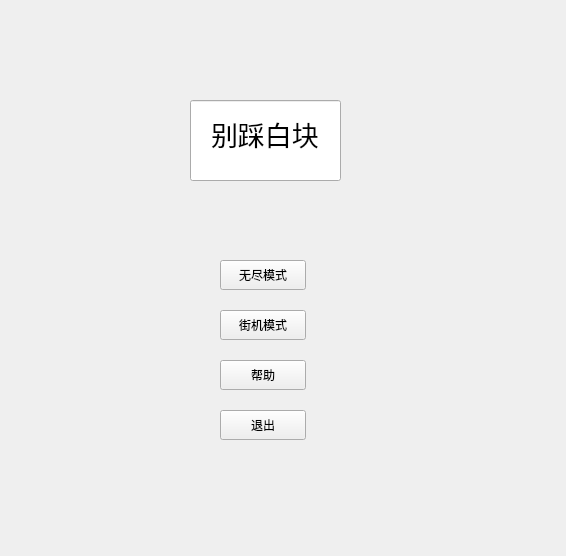
<?xml version="1.0" encoding="UTF-8"?>
<ui version="4.0">
 <class>Select</class>
 <widget class="QWidget" name="Select">
  <property name="geometry">
   <rect>
    <x>0</x>
    <y>0</y>
    <width>566</width>
    <height>556</height>
   </rect>
  </property>
  <property name="windowTitle">
   <string>Form</string>
  </property>
  <widget class="QPushButton" name="pushButton">
   <property name="geometry">
    <rect>
     <x>220</x>
     <y>260</y>
     <width>86</width>
     <height>30</height>
    </rect>
   </property>
   <property name="text">
    <string>无尽模式</string>
   </property>
  </widget>
  <widget class="QPushButton" name="pushButton_2">
   <property name="geometry">
    <rect>
     <x>220</x>
     <y>310</y>
     <width>86</width>
     <height>30</height>
    </rect>
   </property>
   <property name="text">
    <string>街机模式</string>
   </property>
  </widget>
  <widget class="QPushButton" name="pushButton_3">
   <property name="geometry">
    <rect>
     <x>220</x>
     <y>360</y>
     <width>86</width>
     <height>30</height>
    </rect>
   </property>
   <property name="text">
    <string>帮助</string>
   </property>
  </widget>
  <widget class="QPushButton" name="pushButton_4">
   <property name="geometry">
    <rect>
     <x>220</x>
     <y>410</y>
     <width>86</width>
     <height>30</height>
    </rect>
   </property>
   <property name="text">
    <string>退出</string>
   </property>
  </widget>
  <widget class="QLineEdit" name="lineEdit">
   <property name="geometry">
    <rect>
     <x>190</x>
     <y>100</y>
     <width>151</width>
     <height>81</height>
    </rect>
   </property>
   <property name="font">
    <font>
     <pointsize>20</pointsize>
    </font>
   </property>
   <property name="text">
    <string>别踩白块</string>
   </property>
   <property name="alignment">
    <set>Qt::AlignCenter</set>
   </property>
  </widget>
  <widget class="QWidget" name="widget" native="true">
   <property name="geometry">
    <rect>
     <x>0</x>
     <y>-1</y>
     <width>571</width>
     <height>561</height>
    </rect>
   </property>
  </widget>
  <zorder>widget</zorder>
  <zorder>pushButton</zorder>
  <zorder>pushButton_2</zorder>
  <zorder>pushButton_3</zorder>
  <zorder>pushButton_4</zorder>
  <zorder>lineEdit</zorder>
 </widget>
 <resources/>
 <connections/>
</ui>
